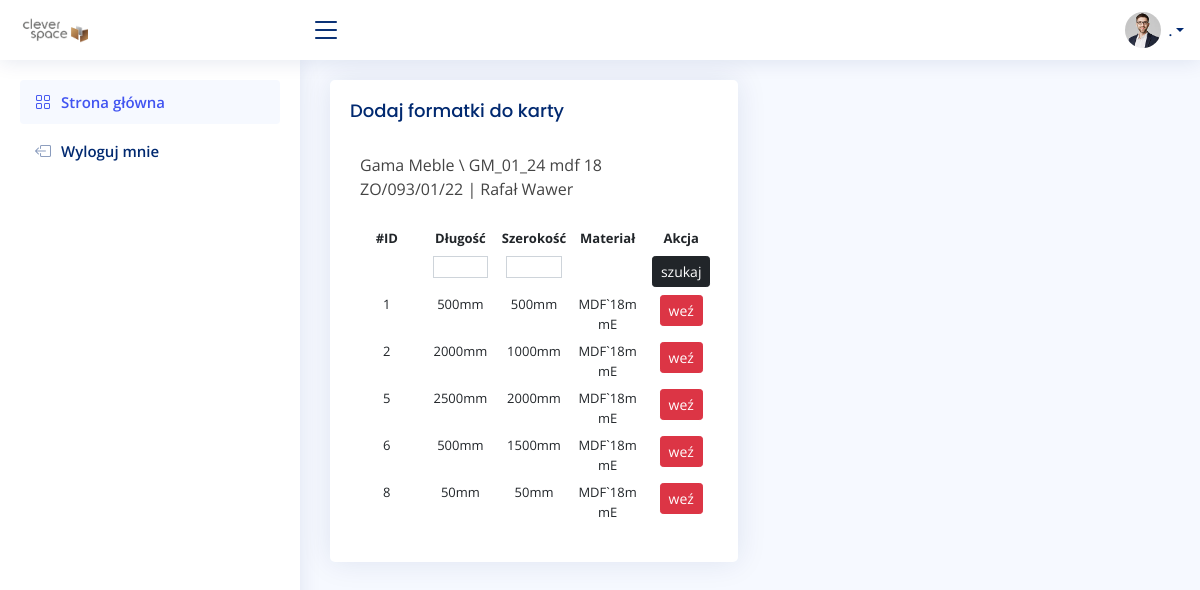
The app's page /stock/production/7/filter with its own data.
### stock/models.py (models this page shows, shortened)
class ProductionMaterial(models.Model):
    production = models.ForeignKey(Production, on_delete=models.CASCADE)
    material = models.ForeignKey(Material, on_delete=models.CASCADE)
    area =  models.DecimalField(default=Decimal('0.000'), decimal_places=4, blank=False, max_digits=10)
    quantity = models.SmallIntegerField(default=0, blank=False, null=False)
    comments = models.TextField(blank=True, null=True)

class Production(models.Model):
    PREPARATION = 0
    DONE = 1
    STATUS = (
        (PREPARATION, 'w trakcie'),
        (DONE, 'zakończone'),
    )
    user = models.ForeignKey(settings.AUTH_USER_MODEL, on_delete=models.CASCADE)
    order = models.CharField(max_length=255)
    date = models.DateTimeField(auto_now_add=True)
    status = models.SmallIntegerField(choices=STATUS, default=PREPARATION)
    def __str__(self):
        return "{} | {} {}".format(self.order, self.user.first_name, self.user.last_name)

class Stock(models.Model):
    length = IntegerRangeField(min_value=50, max_value=2800, null=True)
    width = IntegerRangeField(min_value=50, max_value=2070, null=True)
    material = models.ForeignKey(Material, null=False, on_delete=models.CASCADE, related_name="stocks")

### account/models.py (models this page shows, shortened)
class UserBase(AbstractBaseUser, PermissionsMixin):
    email = models.EmailField(unique=True)
    first_name = models.CharField(max_length=150, blank=True)
    last_name = models.CharField(max_length=150, blank=True)
    phone_number = models.CharField(max_length=15, blank=True)
    postcode = models.CharField(max_length=12, blank=True)
    address_line_1 = models.CharField(max_length=150, blank=True)
    address_line_2 = models.CharField(max_length=150, blank=True)
    town_city = models.CharField(max_length=150, blank=True)
    is_active = models.BooleanField(default=True)
    is_staff = models.BooleanField(default=False)
    created = models.DateTimeField(auto_now_add=True)
    updated = models.DateTimeField(auto_now=True)
    objects = CustomAccountManager()
    USERNAME_FIELD = 'email'
    REQUIRED_FIELDS = ['first_name', 'last_name']
    class Meta:
        verbose_name = "Konto"
        verbose_name_plural = "Konta"

### order/models.py (models this page shows, shortened)
class Material(models.Model):
    short_name = models.CharField(max_length=255, blank=False, null=True)
    name = models.CharField(max_length=255, blank=False, null=True)
    quantity = models.SmallIntegerField(default=0, blank=False, null=True)
    material_area = models.DecimalField(default=Decimal('5.796'), decimal_places=4, blank=False, max_digits=10)
    class Meta:
        verbose_name = "materiał"
        verbose_name_plural = "materiały"
    def __str__(self):
        return self.short_name

### stock/views.py (the view)
# urls.py: path('production/<int:id>/filter', views.ProductionStockFilter, name='production-filter'),
def ProductionStockFilter(request, id):
    productionMaterial = ProductionMaterial.objects.get(id=id)
    productionStocks = productionMaterial.stocks.all()
    f = StockFilter(request.GET, queryset=Stock.objects.filter(material=productionMaterial.material))
    ctx = {
        'material': productionMaterial,
        'stocks': productionStocks,
        'filter': f,
    }
    return render(request, 'stock/produciton_stock_filter.html', ctx)

### stock/templates/stock/produciton_stock_filter.html
{% extends 'main.html' %}
{% load static %}
{% block content %}
<div class="row">
  <div class="col-sm-6">
    <div class="card recent-sales">
      <div class="card-body">
        <h5 class="card-title">Dodaj formatki do karty</h5>
       <div class="dataTable-top">
        <p> {{ material.production }} </p>
       </div>
       <div class="table-responsive">
        <table class="table table-borderless table-hover table-sm">
          {% include 'stock/search.html' %}
          <thead>
            <tr>
              <th scope="col">#ID</th>
              <th scope="col">Długość</th>
              <th scope="col">Szerokość</th>
              <th scope="col">Materiał</th>
              <th scope="col">Akcja</th>
            </tr>
          </thead>
          <tbody>
            {% for stock in filter.qs %}
            <tr>
              <td scope="row">{{ stock.id }}</td>
              <td>{{ stock.length }}mm</td>
              <td>{{ stock.width }}mm</td>
              {% if stock.length == 0 %}
              <td><p>------</p></td>
              {% else %}
              <td>{{ stock.material }}</td>
              {% endif %}
              <td>
                {% if stock.length == 0 %}
                <a href="{% url 'add-stock' stock.id %}"><button type="button" class="btn btn-primary btn-sm">dodaj</button></a>
                {% else %}
                <a href="{% url 'take-stock' material.id stock.id %}"><button type="sumbit" class="btn btn-danger btn-sm" name="take">weź</button></a>
                {% endif %}
              </td>
            </tr>
            {% endfor %}
          </tbody>
        </table>
      </div>
      </div>
    </div>
  </div>
</div>
{% endblock %}

### static/assets/css/style.css (style rules this page uses)
:root { scroll-behavior: smooth; }
body { font-family: "Open Sans", sans-serif; background: #f6f9ff; color: #444444; }
a { color: #4154f1; text-decoration: none; }
h1, h2, h3, h4, h5, h6 { font-family: "Nunito", sans-serif; }
.card { margin-bottom: 30px; border: none; border-radius: 5px; box-shadow: 0px 0 30px rgba(1, 41, 112, 0.1); overflow: hidden; }
.card-title { padding: 20px 0 15px 0; font-size: 18px; font-weight: 500; color: #012970; font-family: "Poppins", sans-serif; }
.card-body { padding: 0 20px 20px 20px; }
.table { text-align: center; font-size: small; }
table { table-layout: fixed; word-wrap: break-word; }
table input, select { width: 85%; font-size: 12px; font-weight: 400; line-height: 1.5; color: #212529; background-color: #fff; background-clip: padding-box; border: 1px solid #ced4da; text-align: center; }

### records on screen
ProductionMaterial: production "Gama Meble \\ GM_01_24 mdf 18 ZO/093/01/22 | Rafał Wawer"
Stock: id "1", length "500", width "500", material "MDF`18mmE", shows "weź"
Stock: id "2", length "2000", width "1000", material "MDF`18mmE", shows "weź"
Stock: id "5", length "2500", width "2000", material "MDF`18mmE", shows "weź"
Stock: id "6", length "500", width "1500", material "MDF`18mmE", shows "weź"
Stock: id "8", length "50", width "50", material "MDF`18mmE", shows "weź"
